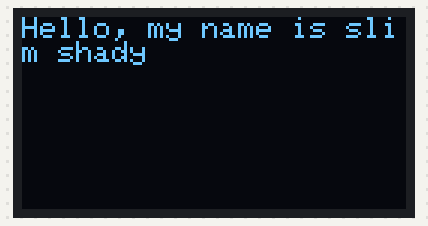
A program run on a simulated Arduino Uno R4 WiFi. Shown: 128×64 one-colour display.

Above: at 0.1 s.

The program:

main.cpp
```cpp
#include <Arduino.h>
#include <Wire.h>
#include <Adafruit_GFX.h>
#include <Adafruit_SSD1306.h>
#define SCREEN_WIDTH 128
#define SCREEN_HEIGHT 64
#define OLED_ADDR 0x3C
Adafruit_SSD1306 display(SCREEN_WIDTH, SCREEN_HEIGHT);

void setup() {
    Serial.begin(9600);
    if (!display.begin(SSD1306_SWITCHCAPVCC, OLED_ADDR)) {
        Serial.println(F("OLED not found"));
        while (true);
    }
    //Clear Display
    display.clearDisplay();
    display.setTextColor(SSD1306_WHITE);
    display.setCursor(0, 0);
    display.println("Hello, my name is slim shady");
    display.display();
}

void loop() {
// write your code here
}
```
